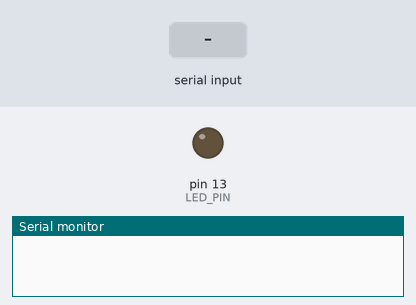
Bench run of a sketch on a simulated Arduino Uno, built with avr-gcc and run on an emulated ATmega328P. Parts: output pins drawn as LEDs (lit = HIGH), the last lines printed to the serial monitor. The test bench sets the inputs (shaded band).

Above: at 1.2 s.
1.3 s: "on" received over Serial
At 3.7 s:
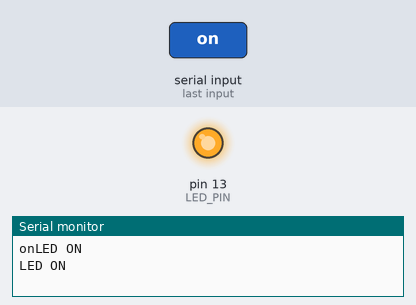
6.3 s: "off" received over Serial
At 8.7 s:
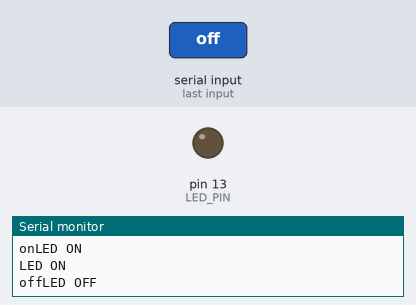
Timing chart, 0 to 10.2 s (numbered marks = the images above; inputs shaded):
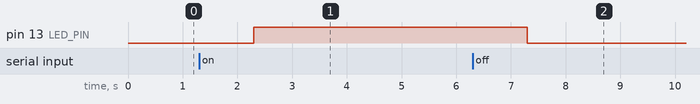

Measured:
- after the input at 1.3 s, pin 13 (LED_PIN): LOW → HIGH after 1.0 s
- after the input at 6.3 s, pin 13 (LED_PIN): HIGH → LOW after 1.0 s

The sketch:

Blink_input1.ino
```cpp
int LED_PIN = 13;
void setup() {
  // initialize digital pin LED_BUILTIN as an output.

  pinMode(LED_PIN, OUTPUT);
  Serial.begin(9600);
}

// the loop function runs over and over again forever
void loop() {
  if(Serial.available() > 0){
      String value = Serial.readString();
      Serial.print(value);

      if(value == "on" || value == "ON"){
        Serial.println("LED ON");
        digitalWrite(LED_PIN, HIGH);
        Serial.println("LED ON");
      }
      if(value == "off" ){
        digitalWrite(LED_PIN, LOW);
        Serial.println("LED OFF");
      }
//      else{
//        Serial.println("Give proper commands 1 or 0");
//      }
   }
//   delay(5000);
}
```
